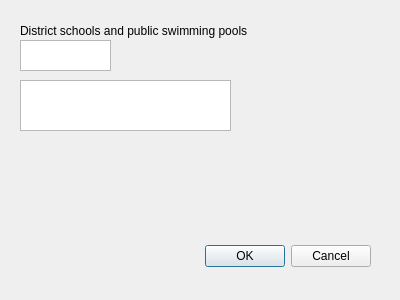
<?xml version="1.0" encoding="UTF-8"?>
<ui version="4.0">
 <class>Information_district</class>
 <widget class="QDialog" name="Information_district">
  <property name="geometry">
   <rect>
    <x>0</x>
    <y>0</y>
    <width>400</width>
    <height>300</height>
   </rect>
  </property>
  <property name="windowTitle">
   <string>Dialog</string>
  </property>
  <widget class="QDialogButtonBox" name="buttonBox">
   <property name="geometry">
    <rect>
     <x>30</x>
     <y>240</y>
     <width>341</width>
     <height>32</height>
    </rect>
   </property>
   <property name="orientation">
    <enum>Qt::Orientation::Horizontal</enum>
   </property>
   <property name="standardButtons">
    <set>QDialogButtonBox::StandardButton::Cancel|QDialogButtonBox::StandardButton::Ok</set>
   </property>
  </widget>
  <widget class="QLabel" name="label">
   <property name="geometry">
    <rect>
     <x>20</x>
     <y>10</y>
     <width>271</width>
     <height>41</height>
    </rect>
   </property>
   <property name="text">
    <string>District schools and public swimming pools</string>
   </property>
  </widget>
  <widget class="QTextEdit" name="textEdit">
   <property name="geometry">
    <rect>
     <x>20</x>
     <y>80</y>
     <width>211</width>
     <height>51</height>
    </rect>
   </property>
  </widget>
  <widget class="QTextEdit" name="district_name_edit">
   <property name="geometry">
    <rect>
     <x>20</x>
     <y>40</y>
     <width>91</width>
     <height>31</height>
    </rect>
   </property>
  </widget>
 </widget>
 <resources/>
 <connections>
  <connection>
   <sender>buttonBox</sender>
   <signal>accepted()</signal>
   <receiver>Information_district</receiver>
   <slot>accept()</slot>
   <hints>
    <hint type="sourcelabel">
     <x>248</x>
     <y>254</y>
    </hint>
    <hint type="destinationlabel">
     <x>157</x>
     <y>274</y>
    </hint>
   </hints>
  </connection>
  <connection>
   <sender>buttonBox</sender>
   <signal>rejected()</signal>
   <receiver>Information_district</receiver>
   <slot>reject()</slot>
   <hints>
    <hint type="sourcelabel">
     <x>316</x>
     <y>260</y>
    </hint>
    <hint type="destinationlabel">
     <x>286</x>
     <y>274</y>
    </hint>
   </hints>
  </connection>
 </connections>
</ui>
